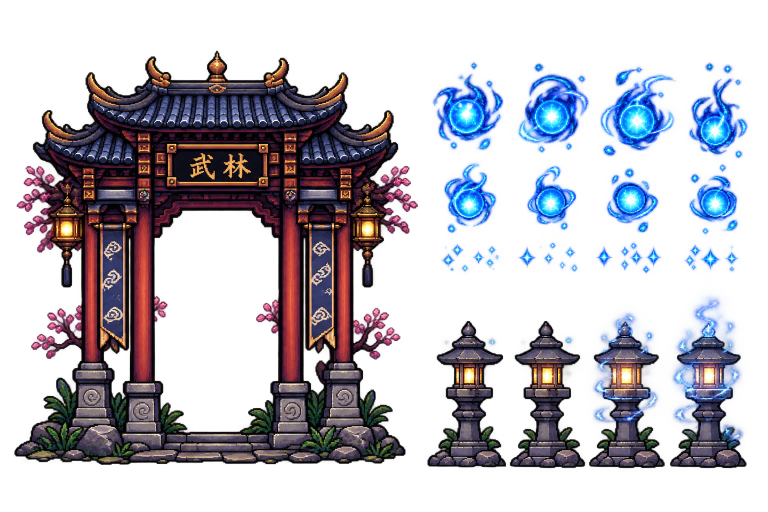
#> input picture ArtSource/portao_lanternas_orbes.png, 1536 x 1024 px (shown at 1/2 size)
$ python slice_props.py
#> lines starting #> are read from the running program, lines starting #| are printed output that depends on the picture
"""
Corta a folha "Portão Oriental e Orbes Mágicos" (ArtSource/portao_lanternas_orbes.png)
em sprites individuais em Assets/_Project/Resources/Props/:

  Gate/gate.png             portão (início e fim do nível)
  Lantern/off_00..01.png    lanterna de checkpoint por acender (chama a tremer)
  Lantern/on_00..01.png     lanterna acesa com energia de Qi
  Orb/orb_00..07.png        orbe de Qi a rodar
  Sparkle/sparkle_00..03    brilho quando se apanha uma orbe

Cada parte é recortada por uma caixa (x0, y0, x1, y1) em píxeis da folha original.
As caixas de cada grupo ficam todas com o mesmo tamanho para os frames não tremerem.

Uso:  python3 Tools/slice_props.py
Precisa de: pip install pillow numpy scipy
"""
import os
import numpy as np
from PIL import Image

ROOT = os.path.dirname(os.path.dirname(os.path.abspath(__file__)))
SRC = os.path.join(ROOT, "ArtSource", "portao_lanternas_orbes.png")
OUT = os.path.join(ROOT, "Assets", "_Project", "Resources", "Props")
ALPHA_CUT = 40

ORB_COLS = [(858, 1018), (1022, 1188), (1190, 1358), (1362, 1505)]

GROUPS = {
    "Gate": [("gate", (20, 95, 845, 940))],
    "Lantern": [
        ("off_00", (851, 592, 1015, 940)),
        ("off_01", (1015, 592, 1179, 940)),
        ("on_00", (1179, 592, 1343, 940)),
        ("on_01", (1336, 592, 1500, 940)),
    ],
    "Orb": [(f"orb_{i:02d}", (x0, 118, x1, 318)) for i, (x0, x1) in enumerate(ORB_COLS)]
         + [(f"orb_{i + 4:02d}", (x0, 318, x1, 472)) for i, (x0, x1) in enumerate(ORB_COLS)],
    "Sparkle": [(f"sparkle_{i:02d}", (x0, 476, x1, 552)) for i, (x0, x1) in enumerate(ORB_COLS)],
}

# Os grupos que ficam centrados (orbes e brilhos) ou assentes no chão (portão, lanternas).
CENTERED = {"Orb", "Sparkle"}


def remove_specks(cell, min_area):
    try:
        from scipy import ndimage
    except ImportError:
        return cell
    mask = cell[:, :, 3] > 0
    lab, n = ndimage.label(mask)
    if n == 0:
        return cell
    areas = ndimage.sum(mask, lab, range(1, n + 1))
    for i, area in enumerate(areas, start=1):
        if area < min_area:
            cell[lab == i] = 0
    return cell


def main():
    img = np.array(Image.open(SRC).convert("RGBA"))
#> img is the input picture: shape (1024, 1536, 4); mean R, G, B, A 49.4, 56, 89.5, 89.1
    total = 0
    for group, parts in GROUPS.items():
        folder = os.path.join(OUT, group)
        os.makedirs(folder, exist_ok=True)
        cells = []
        for name, (x0, y0, x1, y1) in parts:
            cell = img[y0:y1, x0:x1].copy()
            cell[cell[:, :, 3] < ALPHA_CUT] = 0
            # nas lanternas, apaga pedaços das vizinhas que entram na caixa
            cell = remove_specks(cell, 4 if group in CENTERED else 300)
            cells.append((name, cell))

        # mesmo tamanho para todos os frames do grupo
        w = max(c.shape[1] for _, c in cells)
        h = max(c.shape[0] for _, c in cells)
        for name, cell in cells:
            canvas = Image.new("RGBA", (w, h), (0, 0, 0, 0))
            piece = Image.fromarray(cell)
            ox = (w - cell.shape[1]) // 2
            oy = (h - cell.shape[0]) // 2 if group in CENTERED else h - cell.shape[0]
            canvas.paste(piece, (ox, oy), piece)
            canvas.save(os.path.join(folder, name + ".png"))
            total += 1
        print(f"{group}: {len(cells)} ({w}x{h})")
#> this loop made 4 passes
#> pass 1, in main, `canvas.save(os.path.join(folder, name + ".png"))`:
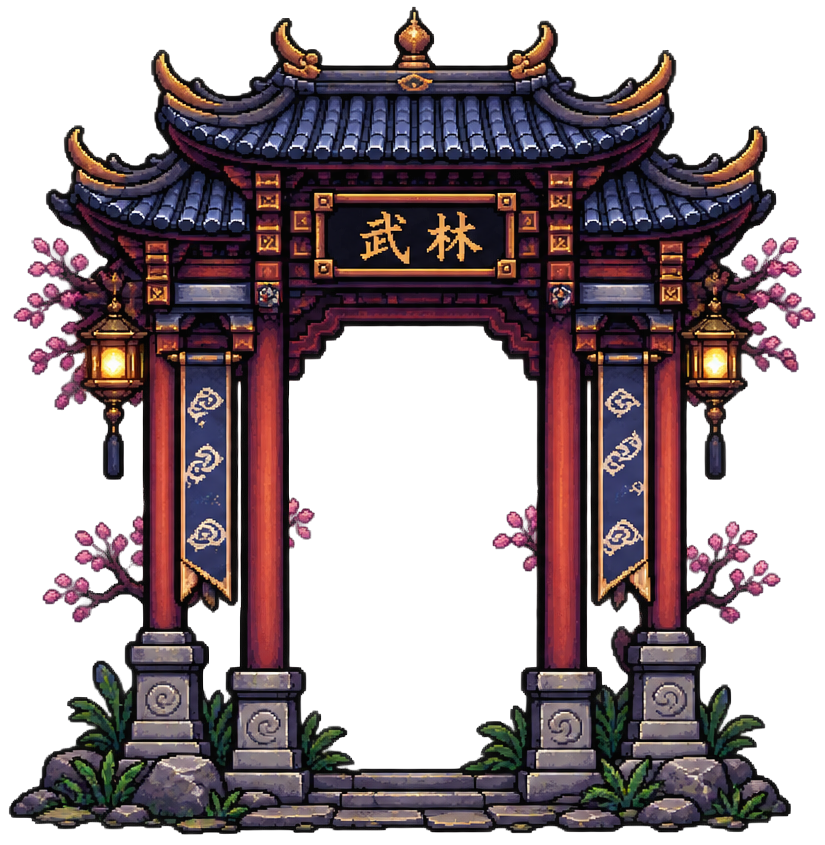
#> saved as gate.png: PIL image 825x845 RGBA; mean R, G, B, A 40.2, 26.6, 30.6, 136.1; transparent parts drawn white
#> pass 2, in main, `canvas.save(os.path.join(folder, name + ".png"))`:
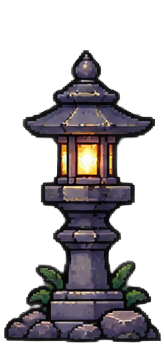
#> saved as off_00.png: PIL image 164x348 RGBA; mean R, G, B, A 26.6, 23.1, 25.5, 97.2; transparent parts drawn white
#> pass 2, in main, `canvas.save(os.path.join(folder, name + ".png"))`:
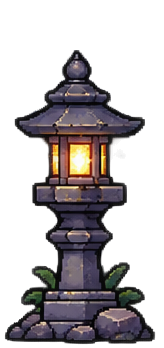
#> saved as off_01.png: PIL image 164x348 RGBA; mean R, G, B, A 27.6, 23.4, 25.5, 95.5; transparent parts drawn white
#> pass 2, in main, `canvas.save(os.path.join(folder, name + ".png"))`:
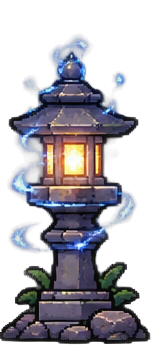
#> saved as on_00.png: PIL image 164x348 RGBA; mean R, G, B, A 35.3, 34.1, 42.4, 102; transparent parts drawn white
#> after the loop:
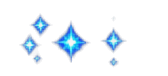
#> canvas: PIL image 168x76 RGBA; mean R, G, B, A 3.7, 12.8, 22.1, 17.2; transparent parts drawn white
#> after the loop:
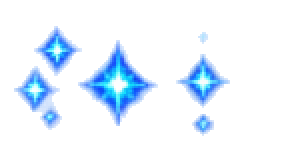
#> cell: shape (76, 143, 4) (shown 2 times larger); mean R, G, B, A 6, 22.2, 41.5, 26.6; transparent parts drawn white
#> after the loop, total = 17
    print(f"{total} sprites exportados para {OUT}")
#| 17 sprites exportados para Assets/_Project/Resources/Props


if __name__ == "__main__":
    main()
